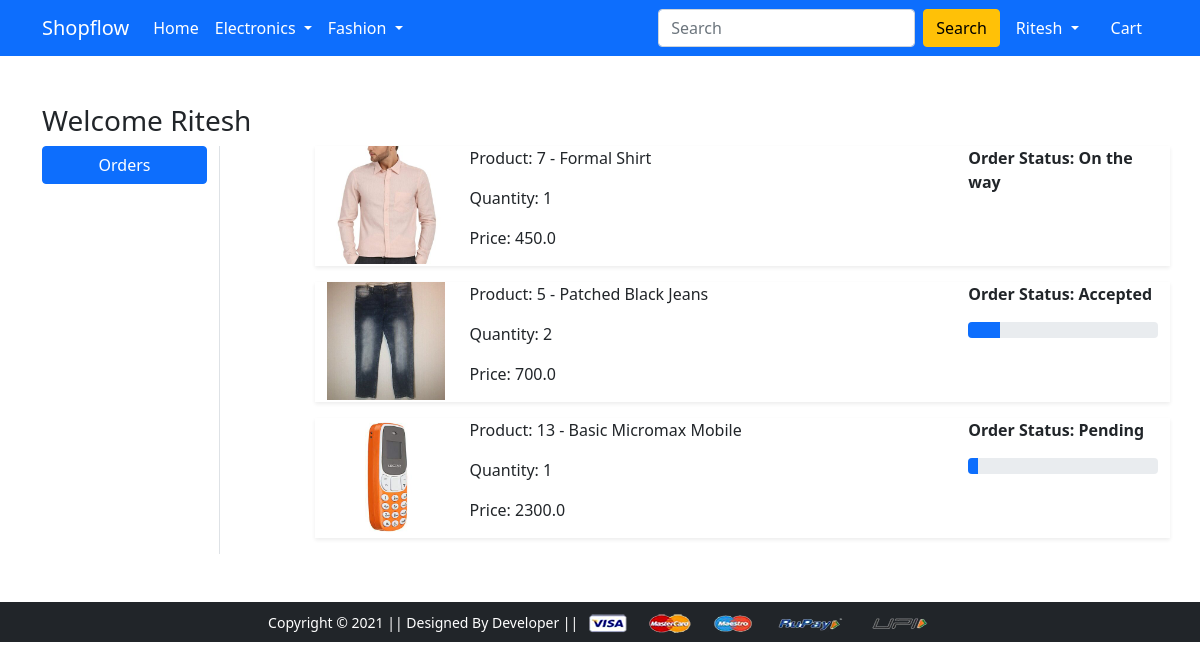
/orders/ (signed in), run on the app's committed database.
### app/models.py (models this page shows, shortened)
class OrderPlaced(models.Model):
    user = models.ForeignKey(User, on_delete=models.CASCADE)
    customer = models.ForeignKey(Customer, on_delete=models.CASCADE)
    quantity = models.PositiveIntegerField(default=1)
    product = models.ForeignKey(Product,on_delete=models.CASCADE)
    ordered_date = models.DateTimeField(auto_now_add=True)
    status = models.CharField(max_length=50, choices=STATUS_CHOICES,default='Pending')
    @property
    def total_cost(self):
        return self.quantity * self.product.discounted_price

class Product(models.Model):
    title = models.CharField(max_length=100)
    selling_price = models.FloatField()
    discounted_price = models.FloatField()
    description = models.TextField(max_length=100)
    brand = models.CharField(max_length=100)
    category = models.CharField(choices=CATEGORY_CHOICES,max_length=2)
    product_image = models.ImageField(upload_to='productimg')
    def __str__(self):
        return str(self.id) +" - " + self.title

### app/views.py (the view)
# urls.py: path('orders/', views.orders, name='orders'),
@login_required
def orders(request):
    user = request.user
    order_placed = OrderPlaced.objects.filter(user=user)
    context = {'op':order_placed}
    return render(request, 'app/orders.html',context)

### app/templates/app/orders.html (shortened to what this page needs)
{% extends 'app/base.html' %}
{% load static %}
{% block main-content %}
<div class="container my-5">
 <div class="row">
 <h3>Welcome {{request.user}}</h3>
  <div class="col-sm-2 border-end">
   <ul class="list-unstyled">
    <li class="d-grid"><a href="{% url 'orders' %}" class="btn btn-primary">Orders</a></li>
   </ul>
  </div>
  <div class="col-sm-9 offset-sm-1">
   {% for i in op %}
    <div class="row shadow-sm mb-3">
        <div class="col-sm-2">
            <img src="{{i.product.product_image.url}}" alt="" srcset="" class="img-fluid" height="150" width="150">
        </div>
        <div class="col-sm-7">
            <p>Product: {{i.product}}</p>
            <p>Quantity: {{i.quantity}}</p>
            <p>Price: {{i.total_cost}}</p>
        </div>
        <div class="col-sm-3 fw-bold">
            <p>Order Status: {{i.status}}</p>
            {% if i.status == 'Pending' %}
                <div class="progress">
                    <div class="progress-bar" role="progressbar" style="width: 5%" aria-valuenow="20"  aria-valuemin="0" aria-valuemax="100">
                    </div>
                </div>
            {% endif %}
            {% if i.status == 'Accepted' %}
                <div class="progress">
                    <div class="progress-bar" role="progressbar" style="width: 17%" aria-valuenow="20"  aria-valuemin="0"  aria-valuemax="100">
                    </div>
                </div>
            {% endif %}
        </div>
    </div>
    {% endfor %}
  </div>
 </div>
</div>
{% endblock main-content %}

### app/templates/app/base.html (shortened to what this page needs)
<!doctype html>
{% load static %}
<html lang="en">
  <head>
    <link href="https://cdn.jsdelivr.net/npm/bootstrap@5.0.0-beta1/dist/css/bootstrap.min.css" rel="stylesheet">
    <link rel="stylesheet" href="{% static 'app/css/owl.carousel.min.css' %}">
    <link rel="stylesheet" href="{% static 'app/css/all.min.css' %}">
    <link rel="stylesheet" href="{% static 'app/css/style.css' %}">
  </head>
  <body>
    <nav class="navbar navbar-expand-lg navbar-dark bg-primary">
     <div class="container">
       <a class="navbar-brand" href="/">Shopflow</a>
       <div class="collapse navbar-collapse" id="navbarSupportedContent">
         <ul class="navbar-nav me-auto mb-2 mb-lg-0">
           <li class="nav-item">
             <a class="nav-link active" aria-current="page" href="/">Home</a>
           </li>
           <li class="nav-item dropdown">
             <a class="nav-link dropdown-toggle text-white" href="#" id="electronicsDropdown" role="button" data-bs-toggle="dropdown" aria-expanded="false">
               Electronics
             </a>
           </li>
           <li class="nav-item dropdown">
             <a class="nav-link dropdown-toggle text-white" href="#" id="fashionDropdown" role="button" data-bs-toggle="dropdown" aria-expanded="false">
               Fashion
             </a>
           </li>
         </ul>
         <form class="d-flex">
           <input class="form-control me-2" type="search" placeholder="Search" aria-label="Search">
           <button class="btn btn-warning" type="submit">Search</button>
         </form>
         <div>
          <ul class="navbar-nav me-auto mb-2 mb-lg-0">
          {% if request.user.is_authenticated %}
            <li class="nav-item dropdown mx-2">
              <a class="nav-link dropdown-toggle text-white" href="#" id="profileDropdown" role="button" data-bs-toggle="dropdown" aria-expanded="false">
                {{request.user.username|capfirst}}
              </a>
            </li>
            <li class="nav-item mx-2">
             <a href="{% url 'showcart' %}" class="nav-link text-white"> Cart </a>
            </li>
            {% endif %}
          </ul>
         </div>
       </div>
     </div>
    </nav>
    {% block main-content %} {% endblock main-content %}
    <footer class="container-fluid bg-dark text-center p-2 mt-5">
        <small class="text-white">Copyright &copy; 2021 || Designed By Developer || </small>
        <img src="{% static 'app/images/payment.png' %}" alt="" srcset="" class="img-fluid" height="2px">
    </footer>
  </body>
</html>

### data on the page
OrderPlaced: product.product_image (picture), product "7 - Formal Shirt", quantity "1", total_cost "450.0", status "On the way"
OrderPlaced: product.product_image (picture), product "5 - Patched Black Jeans", quantity "2", total_cost "700.0", status "Accepted"
OrderPlaced: product.product_image (picture), product "13 - Basic Micromax Mobile", quantity "1", total_cost "2300.0", status "Pending"

### other printed values
{{ request.user.username|capfirst }} "Ritesh"
{{ request.user }} "Ritesh"
